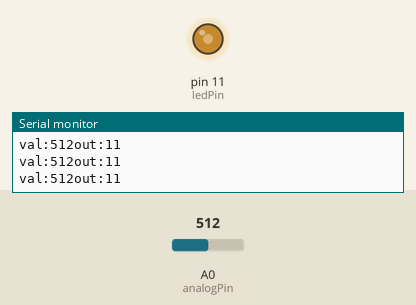
Recording of a sketch running on a simulated Arduino Uno, built with avr-gcc and run on an emulated ATmega328P. On the bench: output pins drawn as LEDs (lit = HIGH), the last lines printed to the serial monitor. The inputs (shaded band) are chosen by the test bench; at power-on: A0 (analogPin) = 512.

Above: at 1.2 s.
1.3 s: A0 (analogPin) set to 11
At 2.5 s:
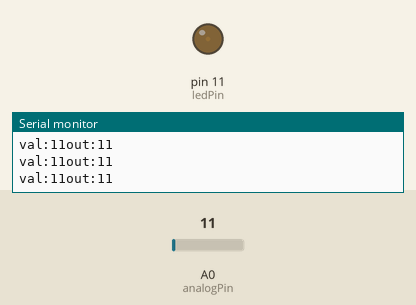
2.8 s: A0 (analogPin) set to 8
5.8 s: A0 (analogPin) set to 990
At 7.0 s:
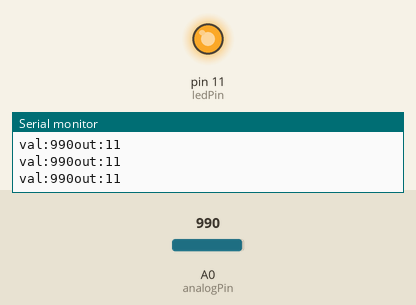
7.3 s: A0 (analogPin) set to 1008
At 8.3 s:
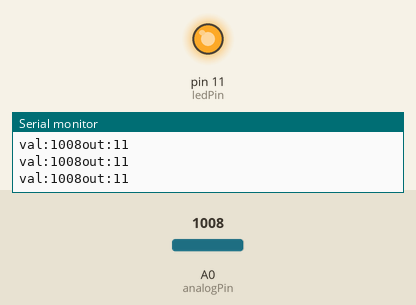
10.3 s: A0 (analogPin) set to 716
At 11.5 s:
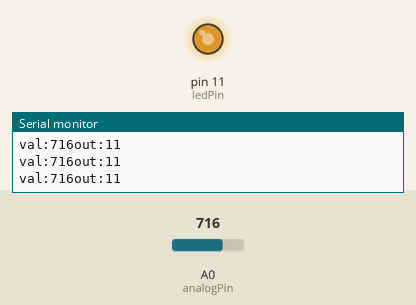
11.8 s: A0 (analogPin) set to 0
At 12.4 s:
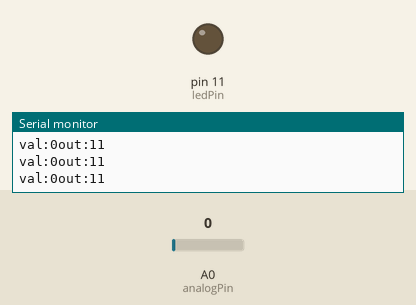
Timing chart, 0 to 14.3 s (numbered marks = the images above; inputs shaded):
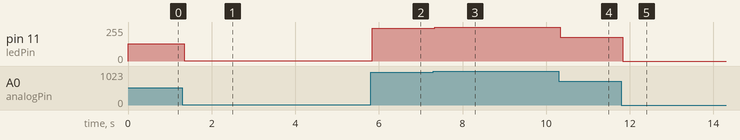

The sketch:

LED_fading_with_Potentiometer.ino
```cpp
int analogPin = A0; // potentiometer connected to analog A0
int ledPin = 11; // LED connected to digital pin 11
int val = 0; // variable to store the read value
void setup() {
 // put your setup code here, to run once:
 //setting all the leds to ouput
 Serial.begin(2400);
 pinMode(ledPin, OUTPUT);

}
void loop() {
 val = analogRead(analogPin); // read the input pin
 Serial.print("val:");
 Serial.print(val);
 analogWrite(ledPin,val/4);
 Serial.print("out:");
 Serial.println(ledPin);
 delay(50);
 }
```

Measured:
- after the input at 1.3 s, pin 11 (ledPin): 128/255 → 2/255 at once
- after the input at 5.8 s, pin 11 (ledPin): 2/255 → 247/255 at once
- after the input at 7.3 s, pin 11 (ledPin): 247/255 → 252/255 at once
- after the input at 10.3 s, pin 11 (ledPin): 252/255 → 179/255 at once
- after the input at 11.8 s, pin 11 (ledPin): 179/255 → 0/255 at once
